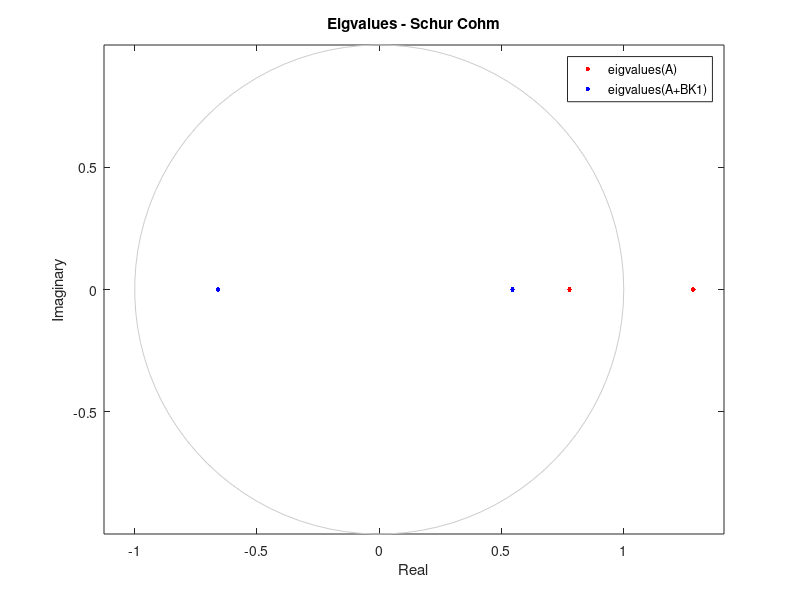

Source code (MATLAB): (Note: this script raises an error after producing the figure.)
clc
clear all

%% 
Ts=0.25;
dt = 0.01;
x0=[-2;4];
tal=0.01;

% System discret 
% Ex1(Pag 118 livro)
% A=[0.8 0.5;-0.4 1.2];
% B=[0;1];                    %Problema: limite saturação [-7,7]
% K1=[0.2888 -1.835];
% K2=0;

% % %Ex2
% A=[1.0048 0.0953;0.0953 0.9095];
% B=[0.1050;0.1002];                   
% K1=[-1.4551 -0.8925];
% K2=0;

%Ex3 (Discretização do Exemplo 2 de [0]Sophie)
Ac=[0 1 ; 1 0];
Bc=[0;-5];
K1=[2.6 1.4];
K2=0;


%B=nxmy
[n,m] = size(Bc);
Im = eye(m);
In = eye(n);

Cc=zeros(1,n);
Dc=zeros(1,m);

%% Discretizar

sysc=ss(Ac,Bc,Cc,Dc);                   

sysd=c2d(sysc,Ts);

A=sysd.A;
B=sysd.B;

%% Check if is Schur Cohm

angles=linspace(0,2*pi,100);
x = cos(angles);
y = sin(angles);

eigvalues1=eig(A);
eigvalues2=eig(A+B*K1);

figure
for i=1:n
    plot(real(eigvalues1(i)),imag(eigvalues1(i)),'r.','MarkerSize', 10); hold on;
    plot(real(eigvalues2(i)),imag(eigvalues2(i)),'b.','MarkerSize', 10); hold on;
end

plot(x, y, 'Color',[.8 .8 .8]); hold on
axis equal;
legend('eigvalues(A)','eigvalues(A+BK1)');
xlabel('Real'); ylabel('Imaginary');
title("Eigvalues - Schur Cohm");


%%

setlmis([]) %Initialization


%type = 1,square and symmetrical
%     = 2,rectangular [m,n]
P0=lmivar(1,[n,1]);          %quadrado e simétrico
P1=lmivar(2,[n,m]);          %retangular
P2=lmivar(1,[m,1]);          %quadrado e simetrico 

T1=lmivar(1,[m,1]);          %quadrado e simétrico
T2=lmivar(1,[m,1]);          %quadrado e simétrico
T3=lmivar(1,[m,1]);          %quadrado e simétrico

Z1=lmivar(2,[n,m]);          %quadrado e simétrico  (ESTOU DECLARANDO Z1=(TH1)'
Z2=lmivar(1,[m,1]);          %quadrado e simétrico

Phat=lmivar(1,[n,1]);         %quadrado e simétrico
That=lmivar(1,[m,1]);        %quadrado e simétrico

%Condição 0 (T-tal>0)
lmiterm([-1 1 1 T1], 1 , 1);  
lmiterm([-1 1 1 0 ],-1*tal*Im);  

M1=A+B*K1;
M2=K2-Im;

%Condição 1 (V>0 e inclusão)
% |P0   2[P1-(K1-H1)'T]  2H1'T| 
% | 0   P2-2T(K2-Im-H2)  2H2'T| >0
% | 0           0        tal*T| 
lmiterm([-2 1 1 P0],1, 1);  

lmiterm([-2 1 2 P1],1, 1);
lmiterm([-2 1 2 T1],-1*K1',1);
lmiterm([-2 1 2 Z1],1,1);           %transpose

lmiterm([-2 1 3 Z1],1,1);           %transpose

lmiterm([-2 2 2 P2],1,1);  
lmiterm([-2 2 2 Z2],2,1); 
lmiterm([-2 2 2 T1],-2*M2',1);

lmiterm([-2 2 3 Z2],1,1);           %transpose

lmiterm([-2 3 3 T1],tal,1);


%Condition 2 (△V<0)
%|(A+BK1)'P0(A+BK1)-P0    (A+BK1)'P0B(K2-Im)-P1-[K1(A+BK1-In)]'T3+(K1-H1)'T1              (A+BK1)'P1+[K1(A+BK1-In)]'T2           | 
%|       *             [B(K2-Im)]'P0[B(K2-Im)]-P2-2T3[(K1B-Im)(K2-Im)]+2T1(K2-Im-H2   [B(K2-Im)]'P1+[(K1B-Im)(K2-Im)]'T2-T3(K2-Im)] | <0
%|       *                                       *                                                     P2+2T2(K2-Im)                   |

lmiterm([3 1 1 P0],M1',M1);  
lmiterm([3 1 1 P0],-1,1); 

lmiterm([3 1 2 P0],M1',B*M2);
lmiterm([3 1 2 P1],-1,1);
lmiterm([3 1 2 T3],-1*(K1*(M1-In))',1);
lmiterm([3 1 2 T1],K1',1);
lmiterm([3 1 2 Z1],1,1);

lmiterm([3 1 3 P1],M1',1);
lmiterm([3 1 3 T2],(K1*(M1-In))',1);

lmiterm([3 2 2 P0],(B*M2)',B*M2);
lmiterm([3 2 2 P2],-1,1);
lmiterm([3 2 2 T3],-2,(K1*B-Im)*M2);
lmiterm([3 2 2 T1],2*M2',1);
lmiterm([3 2 2 Z2],-2,1);

lmiterm([3 2 3 P1],(B*M2)',1);
lmiterm([3 2 3 T2],((K1*B-Im)*M2)',1);
lmiterm([3 2 3 T3],-1,M2);

lmiterm([3 3 3 P2],1,1);
lmiterm([3 3 3 T2],2,M2);

% Condição 3 (maximiza área)
% | Pchap-P0   -2(P1+K1'Tchap)    | >0
% | 0        -(P2+2Tchap(K2-Im))  |

lmiterm([-4 1 1 Phat],1,1);
lmiterm([-4 1 1 P0],-1,1);

lmiterm([-4 1 2 P1],-1,1);
lmiterm([-4 1 2 That],-1*K1',1);

lmiterm([-4 2 2 P2],-1,1);
lmiterm([-4 2 2 That],-2,M2);


% P0>0
lmiterm([-5 1 1 P0],1,1);

%Phat>0
lmiterm([-6 1 1 Phat],1,1);

%T>0
lmiterm([-7 1 1 T2],1,1);
lmiterm([-8 1 1 T3],1,1); 
lmiterm([-9 1 1 That],1,1);


%% Solve 

LMIsys=getlmis;
feas = feasp(LMIsys);

nx = decnbr(LMIsys); 
c = zeros(nx,1);

for i = 1:nx 
    [Phati] = defcx(LMIsys,i,Phat); 
    c(i) = trace(Phati);
end

options=[1e-5 0 0 0 1e-3];

% c = mat2dec(LMIsys, Phat);
[copt, sol] = mincx(LMIsys, c,options);

P0opt=dec2mat(LMIsys,sol,P0);
P1opt=dec2mat(LMIsys,sol,P1);
P2opt=dec2mat(LMIsys,sol,P2);

T1opt=dec2mat(LMIsys,sol,T1);
T2opt=dec2mat(LMIsys,sol,T2);
T3opt=dec2mat(LMIsys,sol,T3);

Z1opt=dec2mat(LMIsys,sol,Z1);
Z2opt=dec2mat(LMIsys,sol,Z2);

Phatopt=dec2mat(LMIsys,sol,Phat);
Thatopt=dec2mat(LMIsys,sol,That);

H1=inv(T1opt)*Z1opt';
H2=inv(T1opt)*Z2opt';

P=[P0opt P1opt ; P1opt' P2opt];


%% Plot traject
x=x0;
N=5;
traj=[];
dV=0;
dz=0;

for k=1:N/Ts

    u = K1*x + K2*dz;                   %sempre vai ta usando o dz antigo
    u_sat = min(1, max(-1, u));
    dz = u - u_sat;

    V=[x; dz]'*P*[x; dz]; 

    data=[x; V; dV];
    traj=[traj data];
    
    if k~=1
        dV=(traj(n+1,k)-traj(n+1,k-1));
    end

    x=A*x+B*u_sat;
end


[x1_grid,x2_grid]=meshgrid(linspace(-20,20,40/Ts),linspace(-20,20,40/Ts));

Vgrid=zeros(size(x1_grid));
Wvalues=zeros(size(x1_grid));
H_values=zeros(size(x1_grid));
Vhat_values=zeros(size(x1_grid));
dz=0;
for i=1:size(x1_grid,1)
    for j=1:size(x1_grid,2)
        x=[x1_grid(i,j); x2_grid(i,j)];

        u=K1*x+K2*dz;           %sempre vai ta usando dz antigo
        u_sat=min(1,max(-1,u));
        dz=u-u_sat;

        Vgrid(i,j)=[x; dz]'*P*[x; dz];
        Vhat_values(i,j)=x'*Phatopt*x;

        hx=H1*x+H2*dz;
        H_values(i,j) = norm(hx, inf); 
        
        if norm(hx,inf)<=1
            Wvalues(i,j)=min([x; dz]'*P*[x; dz], 1);
        else
            Wvalues(i,j)=1;
        end
    end
end

% figure
% subplot 211
%     plot(0:Ts:N-Ts,traj(n+1,:),'.');
%     legend("V")
%     titulo=sprintf('Discret-Desconsidera sat no continuo-Ts=%.2f',Ts);
%     title(titulo)
% subplot 212
%     plot(2*Ts:Ts:N,traj(n+2, 2:end),'.')
%     legend("△V")

figure
    plot(traj(1,:)  ,traj(2,:),'.'); hold on
    plot(traj(1,1)  ,traj(2,1),'xr','LineWidth',2); hold on
    contour(x1_grid, x2_grid, H_values, [1 1]); hold on;
    contour(x1_grid, x2_grid, Wvalues, [1 1], 'k'); hold on;
    contour(x1_grid, x2_grid, Vhat_values, [1 1], 'r');
    label=sprintf("$ S_h : \\tau = %.2f $", tal);
    legend("trajectory","start",label,"W(x)","$\hat{V}$",'Interpreter','latex')
    xlabel("x1"); ylabel("x2")
    label2=sprintf("$ T_s = %.2f$", Ts);
    title(label2,'Interpreter','latex');

% figure
%     plot3(traj(1,:),traj(2,:),traj(3,:),'.r','MarkerSize',10)
%     xlabel("x1"); ylabel("x2"); zlabel("V")
%     hold on
%     mesh(x1_grid,x2_grid,Vgrid)
%     legend("trajet states","V")
% 
% figure
% for i=1:n
%     subplot(n,1,i)
%     plot(0:Ts:N-Ts,traj(i,:),'.')
%     legend("discret","continu")
%     xlabel("time")
%     titulo=sprintf('x%d ',i);
%     title(titulo)
% end